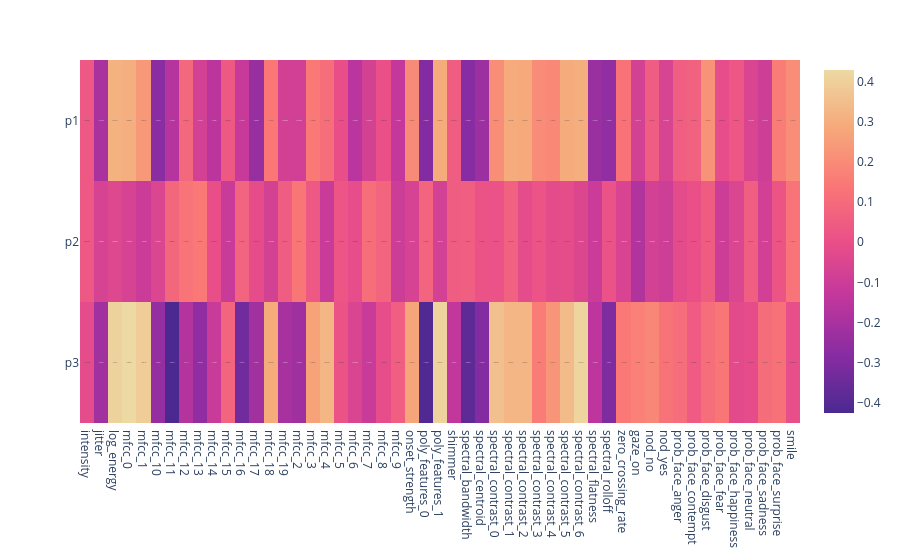

Notebook cell for this chart:
### Code cell
fig_corr

### Figure 1 — Plotly figure (JSON) as saved in the notebook; plotly's stock layout.template omitted (floating-point values rounded to 4 significant figures; data arrays with more than 128 entries replaced by an {"elided": "..."} marker saying what was removed)
{"data": [{"coloraxis": "coloraxis", "hovertemplate": "x: %{x}<br>y: %{y}<br>color: %{z}<extra></extra>", "name": "0", "texttemplate": "%{z}", "type": "heatmap", "x": ["intensity", "jitter", "log_energy", "mfcc_0", "mfcc_1", "mfcc_10", "mfcc_11", "mfcc_12", "mfcc_13", "mfcc_14", "mfcc_15", "mfcc_16", "mfcc_17", "mfcc_18", "mfcc_19", "mfcc_2", "mfcc_3", "mfcc_4", "mfcc_5", "mfcc_6", "mfcc_7", "mfcc_8", "mfcc_9", "onset_strength", "poly_features_0", "poly_features_1", "shimmer", "spectral_bandwidth", "spectral_centroid", "spectral_contrast_0", "spectral_contrast_1", "spectral_contrast_2", "spectral_contrast_3", "spectral_contrast_4", "spectral_contrast_5", "spectral_contrast_6", "spectral_flatness", "spectral_rolloff", "zero_crossing_rate", "gaze_on", "nod_no", "nod_yes", "prob_face_anger", "prob_face_contempt", "prob_face_disgust", "prob_face_fear", "prob_face_happiness", "prob_face_neutral", "prob_face_sadness", "prob_face_surprise", "smile"], "xaxis": "x", "y": ["p1", "p2", "p3"], "yaxis": "y", "z": {"elided": "3x51 float values"}}], "layout": {"coloraxis": {"colorscale": [[0, "rgb(75, 41, 145)"], [0.1667, "rgb(135, 44, 162)"], [0.3333, "rgb(192, 54, 157)"], [0.5, "rgb(234, 79, 136)"], [0.6667, "rgb(250, 120, 118)"], [0.8333, "rgb(246, 169, 122)"], [1, "rgb(237, 217, 163)"]]}, "margin": {"t": 60}, "xaxis": {"anchor": "y", "domain": [0, 1]}, "yaxis": {"anchor": "x", "autorange": "reversed", "domain": [0, 1]}}}
